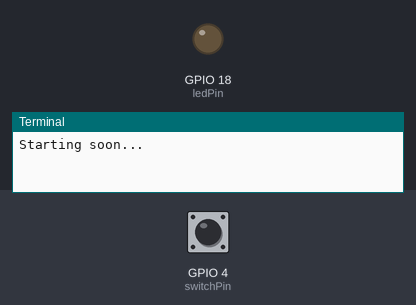
Simulated run of this program. Board: Raspberry Pi (BCM pin numbers). Parts: output pins drawn as LEDs (lit = HIGH), the last lines printed to the terminal. Inputs (shaded band) come from the test bench; at power-on: GPIO 4 (switchPin) HIGH. Random numbers come from a fixed seed; the clock reads 2024-03-15 10:24:30 at power-on unless the program sets it.

Above: at 1.2 s.
1.3 s: GPIO 4 (switchPin) pulsed LOW 2 times (0.12 s each, 0.3 s apart)
At 15.3 s:
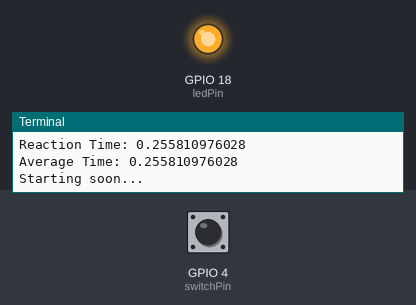
Timing chart, 0 to 16.5 s (numbered marks = the images above; inputs shaded):
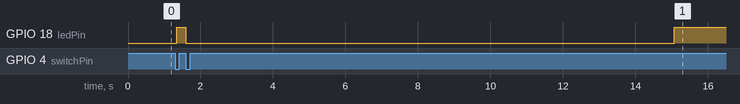

The program:

Project2-Beginner.py
```python
#!/usr/bin/env python
#
# Artisan's Asylum - Introduction to Raspberry Pi
# Project 2- Beginner
#    a) Reaction Timer
#
# LED on Pin 18
# Switch w/ pull up resistor on pin 4
#
# Extra: Report running average
#


import RPi.GPIO as GPIO
import time
import random

ledPin = 18
switchPin = 4

GPIO.setmode(GPIO.BCM)
GPIO.setup(ledPin, GPIO.OUT)
GPIO.setup(switchPin, GPIO.IN)

rtimes = []

try:
  while True:
    print "Starting soon..."
    time.sleep(random.random()*10)


    start_time = time.time()
    GPIO.output(ledPin, GPIO.HIGH)

    GPIO.wait_for_edge(switchPin, GPIO.FALLING)

    end_time = time.time()
    GPIO.output(ledPin, GPIO.LOW)

    reaction_time = end_time - start_time
    print "Reaction Time: " + str(reaction_time)
    rtimes.append(reaction_time)
    print "Average Time: " + str(1.0*sum(rtimes)/len(rtimes))
    time.sleep(5)
except KeyboardInterrupt:
  GPIO.cleanup()
```
